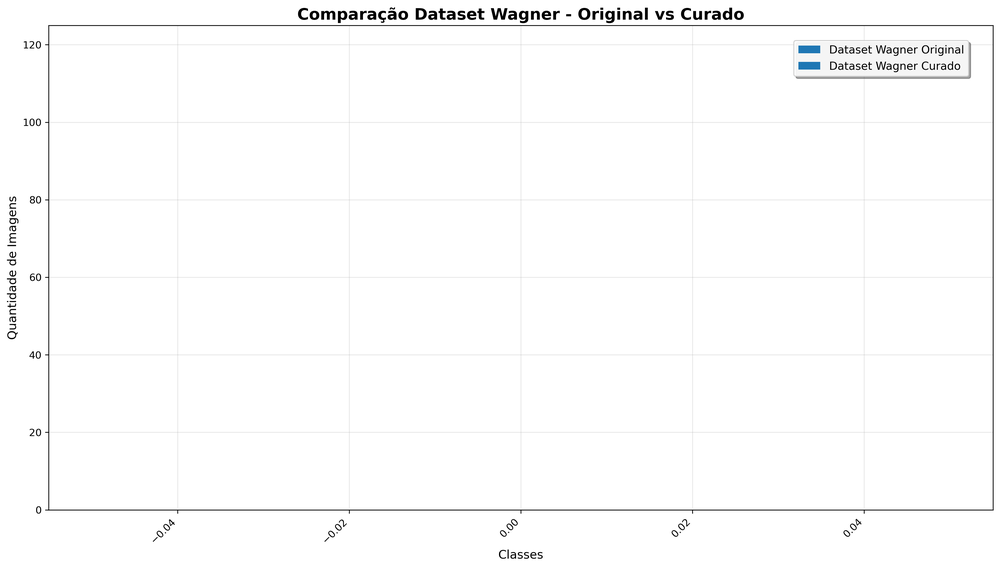
#> input picture cnn_baselines/figuras/comparacao_datasets_wagner_todas_classes.png, 1000 x 568 px, shrunk from 4172 x 2368 before the run
$ python image_dimensions_analysis.py ../figuras
#> lines starting #> are read from the running program, lines starting #| are printed output that depends on the picture
import os
import sys
from PIL import Image
from collections import Counter
import matplotlib.pyplot as plt
import numpy as np

# Permitir passar o caminho do dataset como argumento
if len(sys.argv) > 1:
    BASE_DIR = sys.argv[1]
else:
    BASE_DIR = os.path.dirname(os.path.abspath(__file__))

# Listas para armazenar dimensões e nomes de arquivos
widths = []
heights = []
width_files = []
height_files = []

# Extensões de imagem suportadas
IMG_EXTENSIONS = {'.jpg', '.jpeg', '.png', '.bmp', '.tiff', '.gif'}

def is_image_file(filename):
    return any(filename.lower().endswith(ext) for ext in IMG_EXTENSIONS)

for root, dirs, files in os.walk(BASE_DIR):
    for file in files:
        if is_image_file(file):
            img_path = os.path.join(root, file)
            try:
                with Image.open(img_path) as img:
#> img is the input picture: PIL image 1000x568 RGBA; mean R, G, B, A 251.5, 251.5, 251.6, 255
                    w, h = img.size
#> w = 1000; h = 568
                    widths.append(w)
                    heights.append(h)
                    width_files.append((w, file))
                    height_files.append((h, file))
            except Exception as e:
                print(f"Erro ao ler {img_path}: {e}")

# Estatísticas
print(f"Total de imagens lidas: {len(widths)}")
if widths and heights:
    print(f"Largura - min: {min(widths)}, max: {max(widths)}, média: {sum(widths)/len(widths):.2f}, moda: {Counter(widths).most_common(1)[0][0]}")
    print(f"Altura  - min: {min(heights)}, max: {max(heights)}, média: {sum(heights)/len(heights):.2f}, moda: {Counter(heights).most_common(1)[0][0]}")

    # Histogramas com contagem acima das barras
    plt.figure(figsize=(12,5))

    # Largura
    plt.subplot(1,2,1)
    counts, bins, patches = plt.hist(widths, bins=30, color='skyblue', edgecolor='black')
    plt.title('Distribuição das Larguras')
    plt.xlabel('Largura (pixels)')
    plt.ylabel('Frequência')
    # Adiciona contagem acima das barras
    for count, patch in zip(counts, patches):
        if count > 0:
            plt.text(patch.get_x() + patch.get_width()/2, count, int(count), ha='center', va='bottom', fontsize=8)
    # Mediana e arquivo correspondente
    median_width = int(np.median(widths))
    plt.axvline(median_width, color='red', linestyle='dashed', linewidth=1)
    plt.text(median_width, plt.ylim()[0], f'Mediana: {median_width}', color='red', ha='center', va='bottom', fontsize=9)
    # Nome de arquivo com largura igual à mediana
    median_width_file = next((f for w, f in width_files if w == median_width), None)
    if median_width_file:
        print(f"Arquivo com largura igual à mediana ({median_width}): {median_width_file}")

    # Altura
    plt.subplot(1,2,2)
    counts, bins, patches = plt.hist(heights, bins=30, color='salmon', edgecolor='black')
    plt.title('Distribuição das Alturas')
    plt.xlabel('Altura (pixels)')
    plt.ylabel('Frequência')
    for count, patch in zip(counts, patches):
        if count > 0:
            plt.text(patch.get_x() + patch.get_width()/2, count, int(count), ha='center', va='bottom', fontsize=8)
    median_height = int(np.median(heights))
    plt.axvline(median_height, color='red', linestyle='dashed', linewidth=1)
    plt.text(median_height, plt.ylim()[0], f'Mediana: {median_height}', color='red', ha='center', va='bottom', fontsize=9)
    median_height_file = next((f for h, f in height_files if h == median_height), None)
    if median_height_file:
        print(f"Arquivo com altura igual à mediana ({median_height}): {median_height_file}")

    plt.tight_layout()
    plt.show()
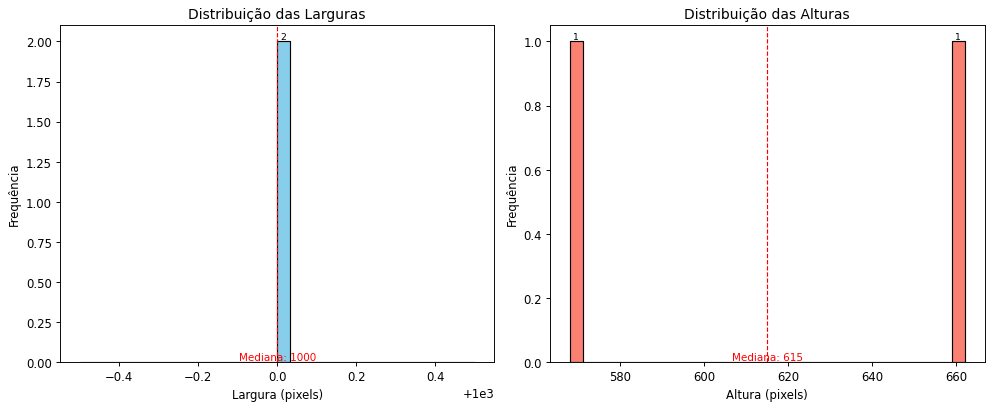
#> figure drawn by matplotlib, 2 panels; panel 1: tallest bar 2 high, from x = 1000 to 1000
else:
    print("Nenhuma imagem válida encontrada.")

$ run again, on cnn_baselines/figuras/tflite_simple_prediction.png
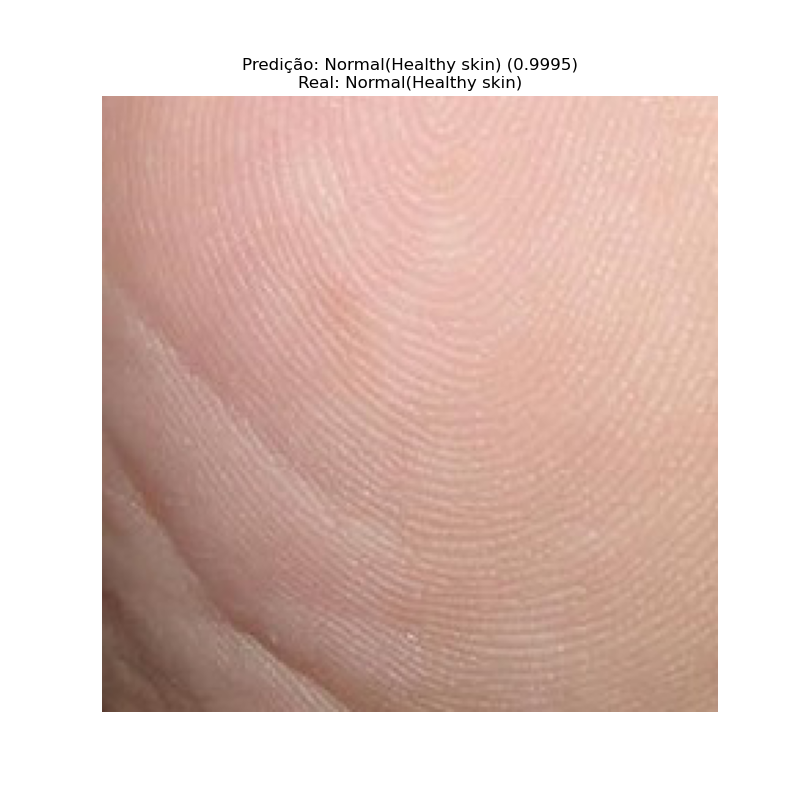
#> input picture cnn_baselines/figuras/tflite_simple_prediction.png, 800 x 800 px
#> img is the input picture: PIL image 800x800 RGBA; mean R, G, B, A 223.5, 199.2, 191.8, 255
#| Total de imagens lidas: 1
#| Largura - min: 800, max: 800, média: 800.00, moda: 800
#| Altura  - min: 800, max: 800, média: 800.00, moda: 800
#| Arquivo com largura igual à mediana (800): tflite_simple_prediction.png
#| Arquivo com altura igual à mediana (800): tflite_simple_prediction.png
#> `plt.show()`:
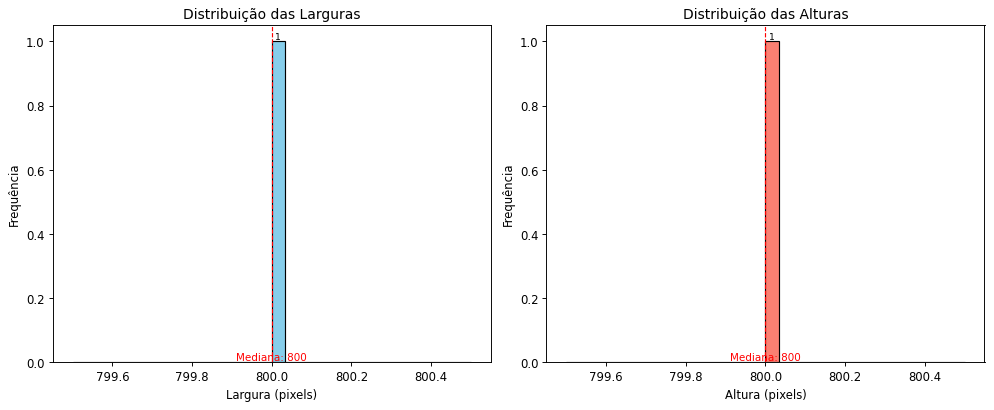
#> figure drawn by matplotlib, 2 panels; panel 1: tallest bar 1 high, from x = 800 to 800; panel 2: tallest bar 1 high, from x = 800 to 800
